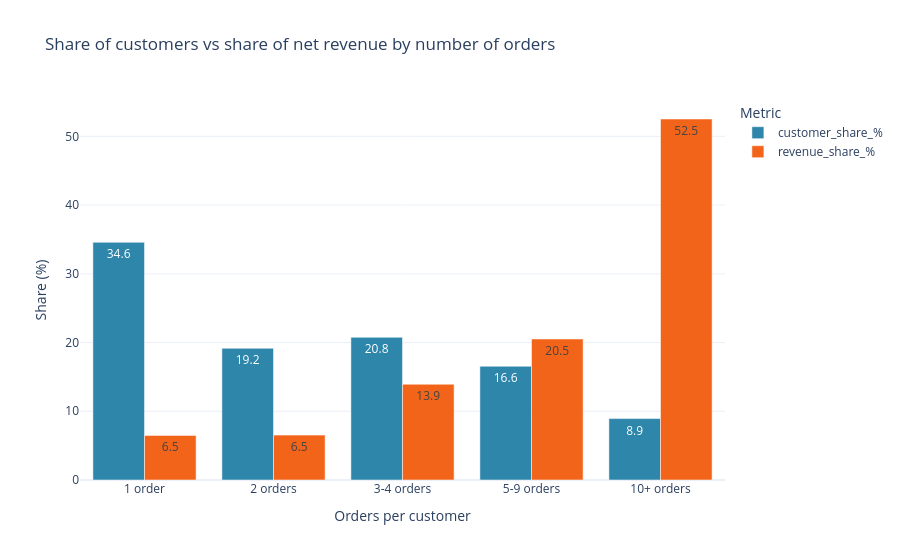

This figure's notebook cell:
### Markdown cell above
### 3.3 Repeat behaviour

**Question:** How many customers come back, and how much revenue do repeat buyers carry?

### Code cell
order_bucket_labels = ['1 order', '2 orders', '3-4 orders', '5-9 orders', '10+ orders']

order_buckets = (
    cust_statistic.with_columns(
        order_bucket=pl.when(pl.col('orders') == 1).then(pl.lit('1 order'))
        .when(pl.col('orders') == 2).then(pl.lit('2 orders'))
        .when(pl.col('orders') <= 4).then(pl.lit('3-4 orders'))
        .when(pl.col('orders') <= 9).then(pl.lit('5-9 orders'))
        .otherwise(pl.lit('10+ orders'))
    )
    .group_by('order_bucket')
    .agg(customers=pl.len(), net_revenue=pl.col('net_revenue').sum())
    .with_columns(
        **{'customer_share_%': pl.col('customers') / pl.col('customers').sum() * 100,
           'revenue_share_%': pl.col('net_revenue') / pl.col('net_revenue').sum() * 100}
    )
)
order_buckets = order_buckets.with_columns(
    bucket_order=pl.col('order_bucket').replace_strict({b: i for i, b in enumerate(order_bucket_labels)}, return_dtype=pl.Int8)
).sort('bucket_order')
display(order_buckets.drop('bucket_order').with_columns(pl.col(pl.Float64).round(1)))

repeat_rate = cust_statistic['is_repeat'].mean() * 100
one_time = order_buckets.filter(pl.col('order_bucket') == '1 order')
heavy = order_buckets.filter(pl.col('order_bucket') == '10+ orders')

fig_orders = px.bar(
    order_buckets.unpivot(index='order_bucket', on=['customer_share_%', 'revenue_share_%'], variable_name='metric', value_name='share_%'),
    x='order_bucket', y='share_%', color='metric', barmode='group', text_auto='.1f', template='plotly_white',
    color_discrete_map={'customer_share_%': BLUE, 'revenue_share_%': ORANGE},
    category_orders={'order_bucket': order_bucket_labels},
    title='Share of customers vs share of net revenue by number of orders',
    labels={'order_bucket': 'Orders per customer', 'share_%': 'Share (%)', 'metric': 'Metric'}
)
fig_orders.show()

print(f'Repeat rate (2+ orders) : {repeat_rate:.1f}%')
print(f"Takeaway: one-time buyers are {one_time['customer_share_%'][0]:.1f}% of customers but {one_time['revenue_share_%'][0]:.1f}% of revenue; "
      f"customers with 10+ orders are {heavy['customer_share_%'][0]:.1f}% of customers but {heavy['revenue_share_%'][0]:.1f}% of revenue.")

### Figure 1 — Plotly figure (JSON) as saved in the notebook; plotly's stock layout.template omitted (floating-point values rounded to 4 significant figures)
{"data": [{"alignmentgroup": "True", "hovertemplate": "Metric=customer_share_%<br>Orders per customer=%{x}<br>Share (%)=%{y}<extra></extra>", "legendgroup": "customer_share_%", "marker": {"color": "#2E86AB", "pattern": {"shape": ""}}, "name": "customer_share_%", "offsetgroup": "customer_share_%", "orientation": "v", "showlegend": true, "textposition": "auto", "texttemplate": "%{y:.1f}", "type": "bar", "x": ["1 order", "2 orders", "3-4 orders", "5-9 orders", "10+ orders"], "xaxis": "x", "y": [34.58, 19.17, 20.76, 16.55, 8.935], "yaxis": "y"}, {"alignmentgroup": "True", "hovertemplate": "Metric=revenue_share_%<br>Orders per customer=%{x}<br>Share (%)=%{y}<extra></extra>", "legendgroup": "revenue_share_%", "marker": {"color": "#F26419", "pattern": {"shape": ""}}, "name": "revenue_share_%", "offsetgroup": "revenue_share_%", "orientation": "v", "showlegend": true, "textposition": "auto", "texttemplate": "%{y:.1f}", "type": "bar", "x": ["1 order", "2 orders", "3-4 orders", "5-9 orders", "10+ orders"], "xaxis": "x", "y": [6.487, 6.532, 13.93, 20.52, 52.53], "yaxis": "y"}], "layout": {"barmode": "group", "legend": {"title": {"text": "Metric"}, "tracegroupgap": 0}, "title": {"text": "Share of customers vs share of net revenue by number of orders"}, "xaxis": {"anchor": "y", "categoryarray": ["1 order", "2 orders", "3-4 orders", "5-9 orders", "10+ orders"], "categoryorder": "array", "domain": [0, 1], "title": {"text": "Orders per customer"}}, "yaxis": {"anchor": "x", "domain": [0, 1], "title": {"text": "Share (%)"}}}}
